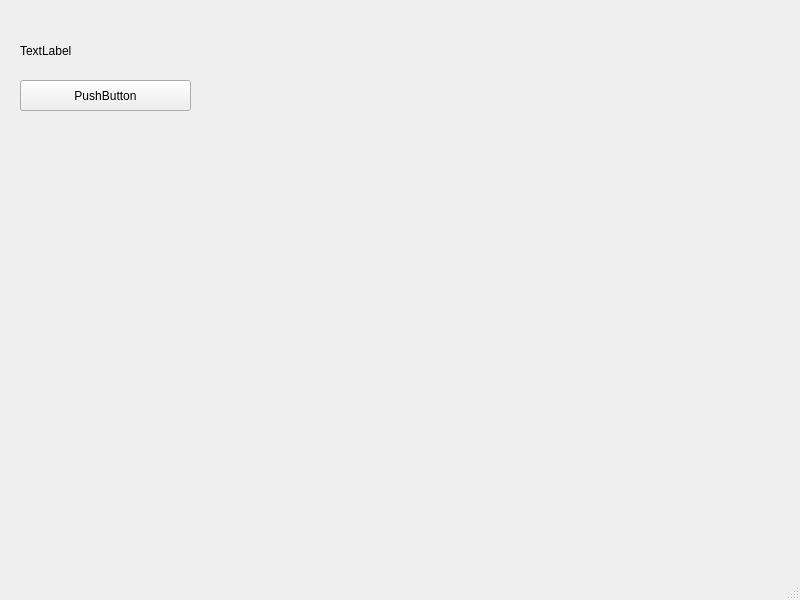
<?xml version="1.0" encoding="UTF-8"?>
<ui version="4.0">
 <class>MainWindow</class>
 <widget class="QMainWindow" name="MainWindow">
  <property name="geometry">
   <rect>
    <x>0</x>
    <y>0</y>
    <width>800</width>
    <height>600</height>
   </rect>
  </property>
  <property name="windowTitle">
   <string>MainWindow</string>
  </property>
  <widget class="QWidget" name="centralwidget">
   <widget class="QPushButton" name="pushButton">
    <property name="geometry">
     <rect>
      <x>20</x>
      <y>80</y>
      <width>171</width>
      <height>31</height>
     </rect>
    </property>
    <property name="text">
     <string>PushButton</string>
    </property>
   </widget>
   <widget class="QLabel" name="label">
    <property name="geometry">
     <rect>
      <x>20</x>
      <y>40</y>
      <width>241</width>
      <height>21</height>
     </rect>
    </property>
    <property name="text">
     <string>TextLabel</string>
    </property>
   </widget>
  </widget>
  <widget class="QMenuBar" name="menubar">
   <property name="geometry">
    <rect>
     <x>0</x>
     <y>0</y>
     <width>800</width>
     <height>21</height>
    </rect>
   </property>
  </widget>
  <widget class="QStatusBar" name="statusbar"/>
 </widget>
 <resources/>
 <connections/>
</ui>
